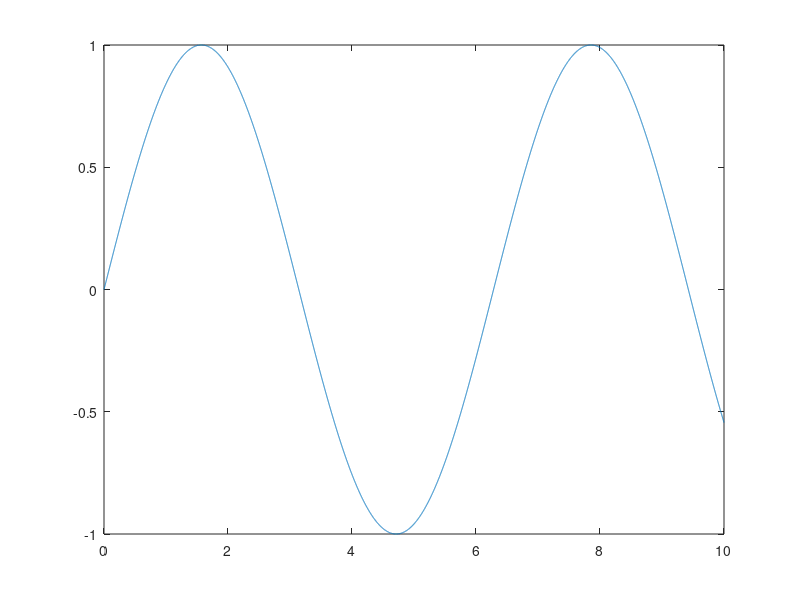

Recreate this plot in MATLAB.
function graphic
X = 0:0.001:10;

for i=1:(10/0.001 + 1)
Y(1, i) = exp(X(i));
Y(2, i) = sin(X(i));
end
plot(X,Y(2,:))
end